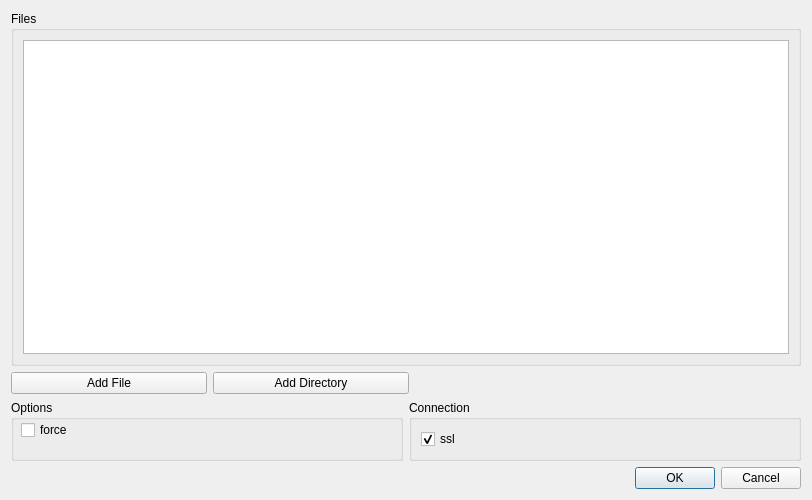
<?xml version="1.0" encoding="UTF-8"?>
<ui version="4.0">
 <class>ToolMysqlDialog</class>
 <widget class="QDialog" name="ToolMysqlDialog">
  <property name="geometry">
   <rect>
    <x>0</x>
    <y>0</y>
    <width>812</width>
    <height>500</height>
   </rect>
  </property>
  <property name="windowTitle">
   <string>Select input file</string>
  </property>
  <layout class="QVBoxLayout" name="verticalLayout_3">
   <item>
    <widget class="QGroupBox" name="groupMultipleFiles">
     <property name="title">
      <string>Files</string>
     </property>
     <layout class="QVBoxLayout" name="verticalLayout">
      <item>
       <widget class="QTableView" name="files">
        <attribute name="horizontalHeaderVisible">
         <bool>false</bool>
        </attribute>
        <attribute name="horizontalHeaderStretchLastSection">
         <bool>true</bool>
        </attribute>
       </widget>
      </item>
     </layout>
    </widget>
   </item>
   <item>
    <layout class="QHBoxLayout" name="horizontalLayout" stretch="1,1,2">
     <item>
      <widget class="QPushButton" name="addFile">
       <property name="text">
        <string>Add File</string>
       </property>
      </widget>
     </item>
     <item>
      <widget class="QPushButton" name="addDirectory">
       <property name="text">
        <string>Add Directory</string>
       </property>
      </widget>
     </item>
     <item>
      <spacer name="horizontalSpacer_2">
       <property name="orientation">
        <enum>Qt::Orientation::Horizontal</enum>
       </property>
       <property name="sizeHint" stdset="0">
        <size>
         <width>40</width>
         <height>20</height>
        </size>
       </property>
      </spacer>
     </item>
    </layout>
   </item>
   <item>
    <layout class="QHBoxLayout" name="horizontalLayout_2">
     <item>
      <widget class="QGroupBox" name="groupBox_2">
       <property name="title">
        <string>Options</string>
       </property>
       <widget class="QCheckBox" name="force">
        <property name="geometry">
         <rect>
          <x>10</x>
          <y>20</y>
          <width>76</width>
          <height>20</height>
         </rect>
        </property>
        <property name="text">
         <string>force</string>
        </property>
       </widget>
      </widget>
     </item>
     <item>
      <widget class="QGroupBox" name="groupBox">
       <property name="title">
        <string>Connection</string>
       </property>
       <layout class="QVBoxLayout" name="verticalLayout_2">
        <item>
         <widget class="QCheckBox" name="ssl">
          <property name="text">
           <string>ssl</string>
          </property>
          <property name="checked">
           <bool>true</bool>
          </property>
         </widget>
        </item>
       </layout>
      </widget>
     </item>
    </layout>
   </item>
   <item>
    <widget class="QDialogButtonBox" name="buttonBox">
     <property name="orientation">
      <enum>Qt::Orientation::Horizontal</enum>
     </property>
     <property name="standardButtons">
      <set>QDialogButtonBox::StandardButton::Cancel|QDialogButtonBox::StandardButton::Ok</set>
     </property>
    </widget>
   </item>
  </layout>
 </widget>
 <resources/>
 <connections>
  <connection>
   <sender>buttonBox</sender>
   <signal>accepted()</signal>
   <receiver>ToolMysqlDialog</receiver>
   <slot>accept()</slot>
   <hints>
    <hint type="sourcelabel">
     <x>248</x>
     <y>254</y>
    </hint>
    <hint type="destinationlabel">
     <x>157</x>
     <y>274</y>
    </hint>
   </hints>
  </connection>
  <connection>
   <sender>buttonBox</sender>
   <signal>rejected()</signal>
   <receiver>ToolMysqlDialog</receiver>
   <slot>reject()</slot>
   <hints>
    <hint type="sourcelabel">
     <x>316</x>
     <y>260</y>
    </hint>
    <hint type="destinationlabel">
     <x>286</x>
     <y>274</y>
    </hint>
   </hints>
  </connection>
 </connections>
</ui>
